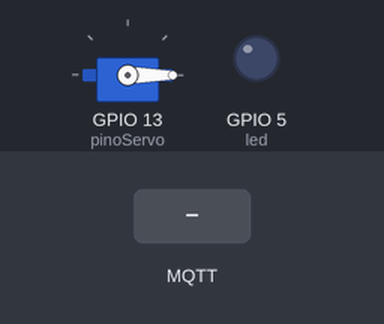
This sketch was run on a simulated ESP32. Parts: servo, output pins drawn as LEDs (lit = HIGH). The test bench sets the inputs (shaded band). WiFi joins after 1.5 s; servers stay silent unless stated; no MQTT or app messages arrive unless stated; what the sketch prints to the serial monitor is not drawn.

Above: at 2.7 s.
2.8 s: MQTT message "chegou" arrives on the first subscribed topic
At 4.0 s:
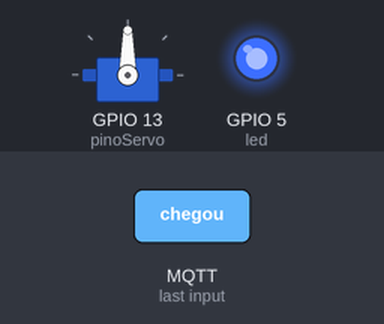
4.3 s: MQTT message "saiu" arrives on the first subscribed topic
At 5.2 s:
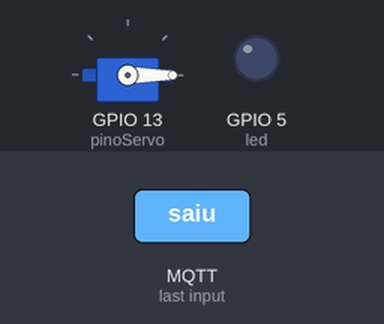
Timing chart, 0 to 7.3 s (numbered marks = the images above; inputs shaded):
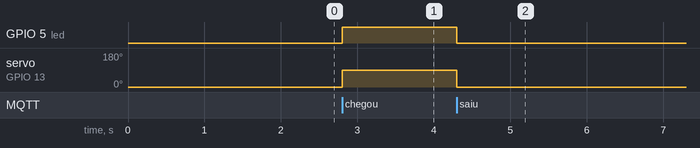

Measured:
- after the input at 2.8 s, GPIO 5 (led): LOW → HIGH at once; servo on GPIO 13 (pinoServo): 0° → 90° at once
- after the input at 4.3 s, GPIO 5 (led): HIGH → LOW at once; servo on GPIO 13 (pinoServo): 90° → 0° at once

The sketch:

sketch.ino
```cpp
#include <WiFi.h>
#include <PubSubClient.h>
#include <ESP32Servo.h>

// Credenciais Wi-Fi
// PS: Usei a rede padrão da Wokwi porque por algum motivo
// não consegui conectar na minha
const char* ssid = "Wokwi-GUEST";
const char* password = "";

// Configurações do MQTT
const char* mqttServer = "broker.hivemq.com";
const int mqttPort = 1883;
const char* publishTopic = "LTAKN/publish";
const char* subscribeTopic = "LTAKN/subscribe";

WiFiClient espClient;
PubSubClient client(espClient);

const int led = 5;
const int pinoServo = 13;

Servo travaServo;
bool motoPresente = false;

// Callback para mensagens recebidas
void callback(char* topic, byte* payload, unsigned int length) {

  String mensagem = "";

  for (int i = 0; i < length; i++) {

    mensagem += (char)payload[i];

  }

  Serial.print("Mensagem recebida no tópico ");
  Serial.print(topic);
  Serial.print(": ");
  Serial.println(mensagem);

  if (mensagem == "chegou" && !motoPresente) {

    // Ao receber o sinal da moto, a trava se fecha
    digitalWrite(led, HIGH);
    travaServo.write(90);

    // Mensagem de confirmação
    Serial.println("🚩 Moto chegou ao pátio");
    client.publish(publishTopic, "Trava fechada");
    motoPresente = true;

  } else if (mensagem == "saiu" && motoPresente) {

    // Quando a moto sai, a trava se abre
    digitalWrite(led, LOW);
    travaServo.write(0);

    // Mensagem de confirmação
    Serial.println("🏁 Moto saiu do pátio");
    client.publish(publishTopic, "Trava aberta");
    motoPresente = false;

  }

}

void setup() {

  Serial.begin(115200);
  pinMode(led, OUTPUT);

  // Inicializa o servo motor
  travaServo.attach(pinoServo);

  // A posição inicial da trava é aberta
  travaServo.write(0);

  // Conecta ao Wi-Fi
  WiFi.begin(ssid, password);
  while (WiFi.status() != WL_CONNECTED) {

    delay(500);
    Serial.print(".");

  }
  Serial.println("\nWiFi conectado!");

  // Configura o servidor MQTT e o callback
  client.setServer(mqttServer, mqttPort);
  client.setCallback(callback);

  // Conecta ao broker do MQTT
  while (!client.connected()) {

    Serial.print("Conectando ao MQTT...");

    if (client.connect("ESP32Client_LTAKN")) {

      Serial.println("Conectado!");
      client.subscribe(subscribeTopic);
      client.publish(publishTopic, "Sistema inicializado");

    } else {

      Serial.print("Falha, rc=");
      Serial.print(client.state());
      delay(2000);

    }

  }

}

void loop() {

  // Mantém a conexão MQTT ativa
  client.loop();

}
```
